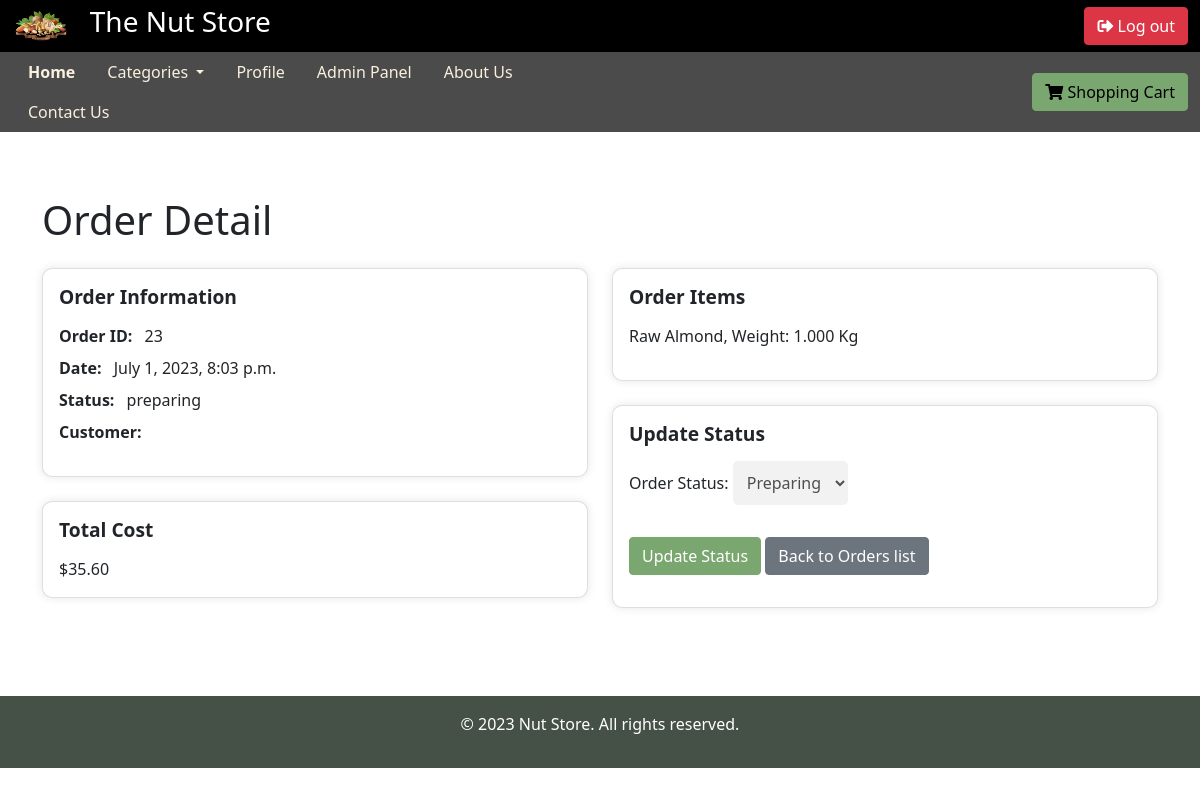
The app's page /orders/23/ (signed in) with its own data.
### Nutstore/models.py (models this page shows, shortened)
class Order(models.Model):
    user = models.ForeignKey('accounts.CustomUser', on_delete=models.CASCADE)
    items = models.ManyToManyField(CartItem)
    total_cost = models.DecimalField(max_digits=10, decimal_places=2)
    created_at = models.DateTimeField(auto_now_add=True)
    STATUS_CHOICES = (
        ('preparing', 'Preparing'),
        ('delivered', 'Delivered'),
    )
    status = models.CharField(max_length=20, choices=STATUS_CHOICES, default='preparing')

class CartItem(models.Model):
    product = models.ForeignKey(Product, on_delete=models.CASCADE)
    user = models.ForeignKey('accounts.CustomUser', on_delete=models.CASCADE)
    weight = models.DecimalField(max_digits=9, decimal_places=3)    #this actually allows us to have a weight up to 999999.99
    is_active = models.BooleanField(default=True)

class Product(models.Model):
    CATEGORY_CHOICES = (
        ('pistachio', 'Pistachio'),
        ('almond', 'Almond'),
        ('cashew', 'Cashew'),
        ('peanuts', 'Peanuts'),
        ('confectioneries', 'Confectioneries'),
        ('dried fruits', 'Dried Fruits'),
        ('snacks', 'Snacks'),
        ('other', 'Other Products'),
    )
    name = models.CharField(max_length=100)
    description = models.TextField()
    price = models.DecimalField(max_digits=8, decimal_places=2)
    warehouse = models.ForeignKey(Warehouse, on_delete=models.CASCADE)
    stock = models.DecimalField(max_digits = 10, decimal_places = 3)
    category = models.CharField(max_length=200, choices=CATEGORY_CHOICES)
    image = models.URLField(blank=True)

### Nutstore/views.py (the view)
# urls.py: path('orders/<int:order_id>/', views.order_status, name='order_status'),  #ORDER DETAILS FOR ADMIN TO CHANGE ORDER STATUS
@user_passes_test(lambda u: u.is_superuser)
def order_status(request, order_id):
    categories = set(product.category for product in Product.objects.all())
    order = get_object_or_404(Order, id=order_id)
    if request.method == 'POST':
        form = OrderStatusForm(request.POST, instance=order)
        if form.is_valid():
            form.save()
            messages.success(request, 'Order status updated successfully.')
            return redirect('order_status', order_id=order.id)
    else:
        form = OrderStatusForm(instance=order)
    context = {
        'order': order,
        'form': form,
        'categories': categories
    }
    return render(request, 'admin_panel/order_status.html', context)

### Nutstore/forms.py
class OrderStatusForm(forms.ModelForm):
    class Meta:
        model = Order
        fields = ['status']
        labels = {
            'status': 'Order Status'
        }
        widgets = {
            'status': forms.Select(choices=Order.STATUS_CHOICES)
        }

### Nutstore/models.py (called while the page is built)
    def __str__(self):
        return self.name

### templates/admin_panel/order_status.html (shortened to what this page needs)
{% extends 'base.html' %}
{% block content %}
<div class="container" style="margin-top: 4rem; margin-bottom: 4rem;">
  <h1 class="my-4">Order Detail</h1>
  <div class="row">
    <div class="col-md-6">
      <div class="card mb-4">
        <div class="card-body">
          <h5 class="card-title">Order Information</h5>
          <ul class="list-unstyled">
            <li><strong>Order ID:</strong> {{ order.id }}</li>
            <li><strong>Date:</strong> {{ order.created_at }}</li>
            <li><strong>Status:</strong> {{ order.status }}</li>
            <li><strong>Customer:</strong> {{ order.user.get_full_name }}</li>
          </ul>
        </div>
      </div>
      <div class="card mb-4">
        <div class="card-body">
          <h5 class="card-title">Total Cost</h5>
          <p class="card-text">${{ order.total_cost }}</p>
        </div>
      </div>
    </div>
    <div class="col-md-6">
      <div class="card mb-4">
        <div class="card-body">
          <h5 class="card-title">Order Items</h5>
          <ul class="list-unstyled">
              {% for item in order.items.all %}
                  <li>
                      {{ item.product.name }},
                      Weight: {{ item.weight }} Kg
                  </li>
              {% endfor %}
          </ul>
        </div>
      </div>
        {% if user.is_staff %}
        <div class="card mb-4">
          <div class="card-body">
            <h5 class="card-title">Update Status</h5>
            <form method="post">
              {{ form.as_p }}
              <p><button type="submit" class="btn btn-primary">Update Status</button>
              <a href="{% url 'preview_orders' %}" class="btn btn-secondary">Back to Orders list</a></p>
            </form>
          </div>
        </div>
        {% endif %}
    </div>
  </div>
</div>
{% endblock %}

### templates/admin_panel/order_status.html (style rules this page uses)
.card { border-radius: 10px; box-shadow: 0px 0px 10px rgba(0, 0, 0, 0.1); }
.card-title { font-size: 1.2rem; font-weight: bold; margin-bottom: 1rem; }
.card-text { margin-bottom: 0; }
.list-unstyled li { margin-bottom: 0.5rem; }
.list-unstyled li strong { font-weight: bold; margin-right: 0.5rem; }
.btn-primary { color: white; background-color: #7aa66f; border-color: #7aa66f; }
select, textarea { background-color: #f2f2f2; border: none; border-radius: 5px; padding: 10px; color: #4e4e4e; margin-bottom: 1rem; resize: none; }

### records on screen
Order: id "23", created_at "July 1, 2023, 8:03 p.m.", status "preparing", total_cost "35.60", status "Preparing"
CartItem: product.name "Raw Almond", weight "1.000"
